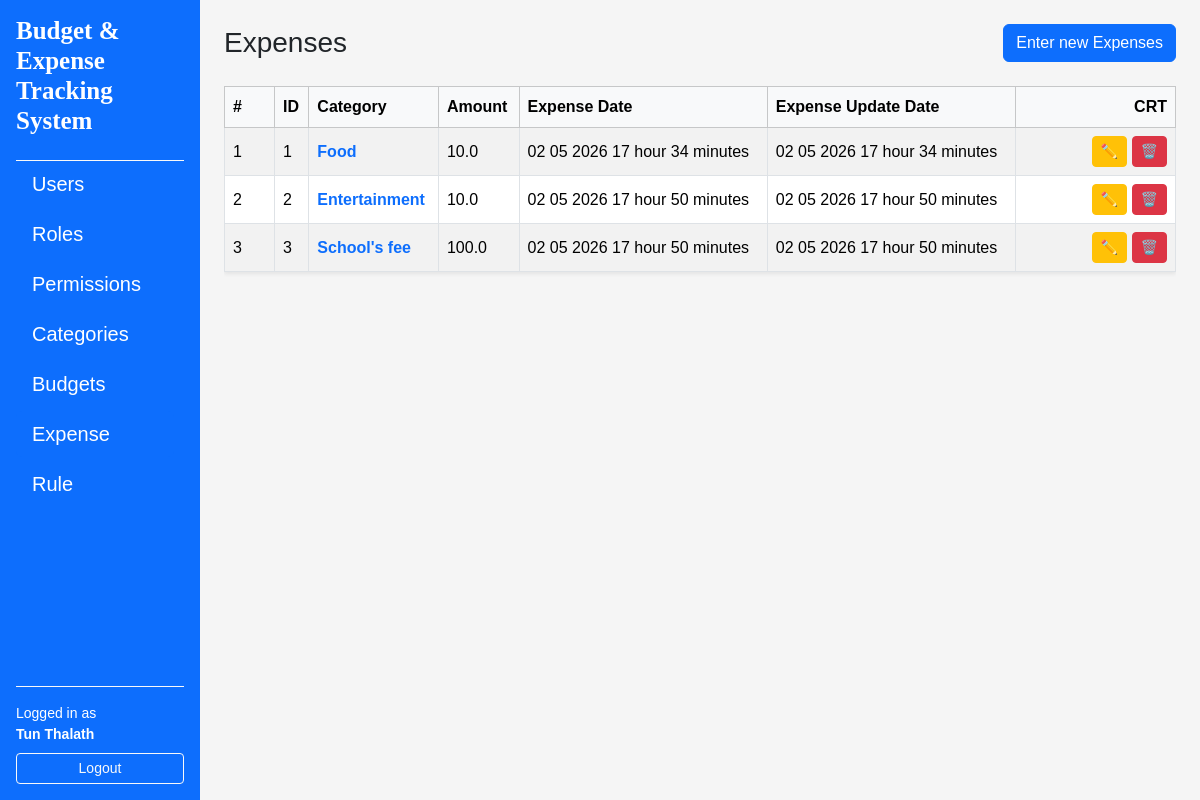
The app's page /expenses/ (signed in), older data.
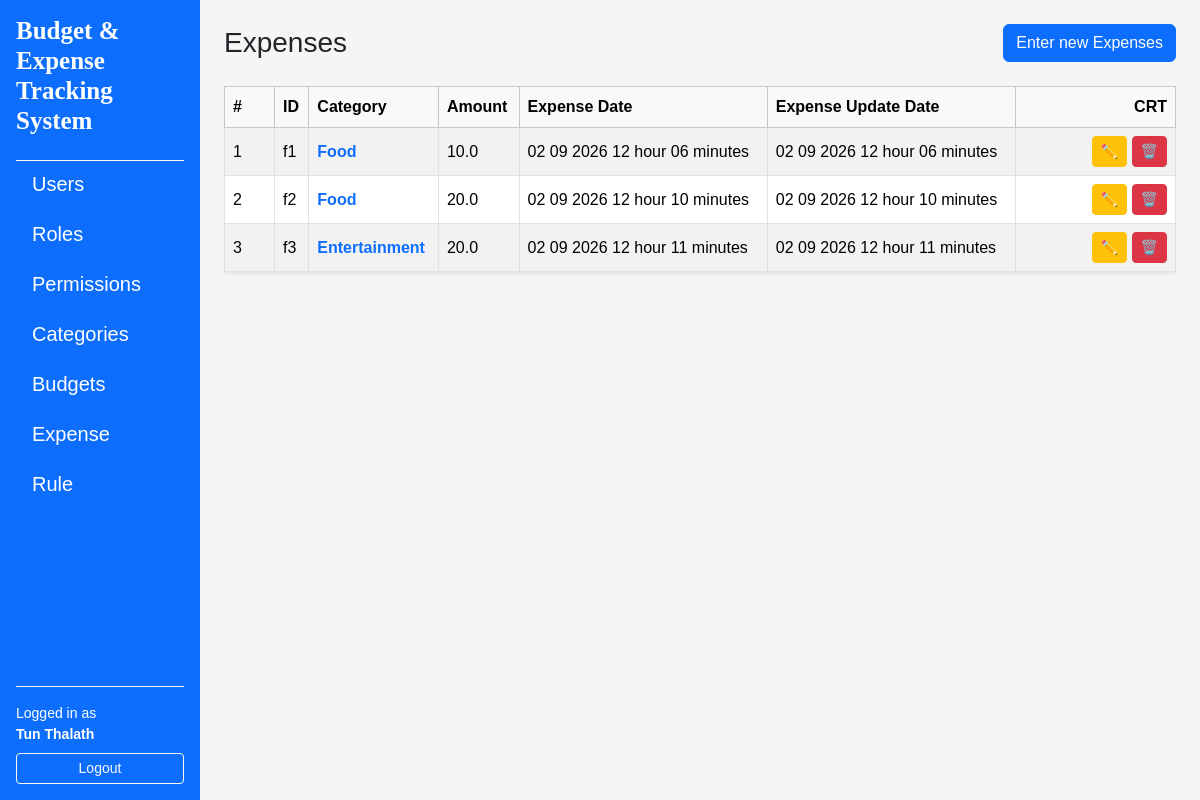
The same page, newer data.
### app/models/user.py (models this page shows, shortened)
class User(UserMixin, db.Model):
    __tablename__ = "users"
    id = db.Column(db.Integer, primary_key=True)
    username = db.Column(db.String(80), unique=True, nullable=False)
    email = db.Column(db.String(120), unique=True, nullable=False)
    full_name = db.Column(db.String(120), nullable=False)
    is_active = db.Column(db.Boolean, default=True, nullable=False)
    password_hash = db.Column(db.String(255), nullable=False)
    created_at = db.Column(db.DateTime, default=datetime.utcnow, nullable=False)
    updated_at = db.Column(db.DateTime, default=datetime.utcnow, onupdate=datetime.utcnow, nullable=False)
    roles = db.relationship("Role", secondary=user_roles, back_populates="users")

### app/models/expense_budget.py (models this page shows, shortened)
class Expense(db.Model):
    __tablename__="expenses"
    id = db.Column(db.String(10), primary_key=True)
    amount = db.Column(db.Float, nullable=False)
    expense_date = db.Column(db.DateTime, default=datetime.utcnow, nullable=False)
    expense_updated_at = db.Column(db.DateTime, default=datetime.utcnow, onupdate=datetime.utcnow, nullable=False)
    categories = db.relationship("Category", secondary=ce, back_populates="expenses")

class Category(db.Model):
    __tablename__ = "categories"
    id = db.Column(db.Integer, primary_key=True)
    name = db.Column(db.String(100), unique=True, nullable=False)
    budgets = db.relationship("Budget", secondary=cb, back_populates="categories")
    expenses = db.relationship("Expense", secondary=ce, back_populates="categories")

### app/routes/expense_routes.py (the view)
@expense_bp.route("/")
@login_required
def index():
    expenses = ess.get_all_expense()
    return render_template("expenses/index.html", expenses=expenses)

### app/services/expense_service.py (called while the page is built)
    @staticmethod
    def get_all_expense() -> List[Expense]:
        return Expense.query.order_by(Expense.id.asc()).all()

### app/templates/expenses/index.html (shortened to what this page needs)
{% extends "layouts/base.html" %}
{% block content %}
<div class="d-flex justify-content-between align-items-center mb-4">
    <h1 class="h3 mb-0">Expenses</h1>
    <a href="{{ url_for('expenses.create') }}" class="btn btn-primary">Enter new Expenses</a>
</div>
{% if expenses %}
<div class="table-responsive">
    <table class="table table-striped table-bordered align-middle shadow-sm">
        <thead class="table-light">
            <tr>
                <th style="width: 50px">#</th>
                <th>ID</th>
                <th>Category</th>
                <th>Amount</th>
                <th>Expense Date</th>
                <th>Expense Update Date</th>
                <th class="text-end" style="width: 160px">CRT</th>
            </tr>
        </thead>
        <tbody>
            {% for expense in expenses %}
            <tr>
                <td>{{ loop.index }}</td>
                <td>{{ expense.id }}</td>
                <td>
                    <a
                        href="{{ url_for('expenses.detail', expense_id=expense.id) }}"
                        class="text-decoration-none fw-semibold"
                    >
                    {% if expense.categories %}
                        {{ expense.categories[0].name }}
                        {% else %}
                            <span class="text-muted">No Category</span>
                        {% endif %}
                    </a>
                </td>
                <td>
                    {{ expense.amount }}
                </td>
                <td>{{ expense.expense_date.strftime("%m %d %Y %H hour %M minutes") }}</td>
                <td>{{ expense.expense_updated_at.strftime("%m %d %Y %H hour %M minutes") }}</td>
                <td class="text-end">
                    <a
                        href="{{ url_for('expenses.edit', expense_id = expense.id) }}"
                        class="btn btn-sm btn-warning"
                        title="Edit"
                    >
                    ✏️
                    </a>
                    <a
                        href="{{ url_for('expenses.delete_confirm', expense_id = expense.id) }}"
                        class="btn btn-sm btn-danger"
                        title="Delete"
                    >
                    🗑️
                    </a>
                </td>
            </tr>
            {% endfor %}
        </tbody>
    </table>
</div>
{% else %}
<div class="alert alert-info">
    No Expense found
    <a href="{{ url_for('expenses.create') }}">Create the first Expense</a>.
</div>
{% endif %}
{% endblock %}

### app/templates/layouts/base.html (shortened to what this page needs)
<!doctype html>
<html lang="en">
    <head>
        <link href="https://cdn.jsdelivr.net/npm/bootstrap@5.3.8/dist/css/bootstrap.min.css" rel="stylesheet" />
        <link rel="stylesheet" href="https://cdnjs.cloudflare.com/ajax/libs/font-awesome/4.7.0/css/font-awesome.min.css">
        <link rel="stylesheet" href="{{ url_for('static', filename='css/style.css') }} " />
    </head>
    <body>
        <div class="container-fluid">
            <div class="row min-vh-100">
                {% if current_user.is_authenticated %}
                <nav class="col-12 col-md-3 col-lg-2 bg-primary text-white d-flex flex-column p-3">
                    <h5 class="mb-4 title">Budget & Expense Tracking System</h5>
                    <div class="flex-grow-1 overflow-auto border-top border-light">
                        <ul class="nav nav-pills flex-column gap-1">
                            <li class="nav-item">
                                <a href="{{ url_for('users.index') }}"
                                class="nav-link text-white {% if request.blueprint == 'users' %}active{% endif %}">
                                    Users
                                </a>
                            </li>
                            <li class="nav-item">
                                <a href="{{ url_for('roles.index') }}"
                                class="nav-link text-white {% if request.blueprint == 'roles' %}active{% endif %}">
                                    Roles
                                </a>
                            </li>
                            <li class="nav-item">
                                <a href="{{ url_for('permissions.index') }}"
                                class="nav-link text-white {% if request.blueprint == 'permissions' %}active{% endif %}">
                                    Permissions
                                </a>
                            </li>
                            <li class="nav-item">
                                <a href="{{ url_for('categories.index') }}"
                                class="nav-link text-white {% if request.blueprint == 'categories' %}active{% endif %}">
                                    Categories
                                </a>
                            </li>
                            <li class="nav-item">
                                <a href="{{ url_for('budgets.index') }}"
                                class="nav-link text-white {% if request.blueprint == 'budgets' %}active{% endif %}">
                                    Budgets
                                </a>
                            </li>
                            <li class="nav-item">
                                <a href="{{ url_for('expenses.index') }}"
                                class="nav-link text-white {% if request.blueprint == 'expenses' %}active{% endif %}">
                                    Expense
                                </a>
                            </li>
                            <li class="nav-item">
                                <a href="{{ url_for('rules.index') }}"
                                class="nav-link text-white {% if request.blueprint == 'rules' %}active{% endif %}">
                                    Rule
                                </a>
                            </li>
                        </ul>
                    </div>
                    <div class="mt-auto pt-3 border-top border-light">
                        {% if current_user.is_authenticated %}
                            <div class="small mb-2">
                                Logged in as<br>
                                <strong>{{ current_user.full_name }}</strong>
                            </div>
                            <a href="{{ url_for('auth.logout') }}"
                            class="btn btn-outline-light btn-sm w-100">
                                Logout
                            </a>
                        {% else %}
                            <a href="{{ url_for('auth.login') }}"
                            class="btn btn-outline-light btn-sm w-100">
                                Login
                            </a>
                        {% endif %}
                    </div>
                </nav>
                {% endif %}
                <main class="col-12 col-md-9 col-lg-10 p-4">
                    {% block content %}{% endblock %}
                </main>
            </div>
        </div>
    </body>
</html>

### app/static/css/style.css (style rules this page uses)
body { background-color: #f5f5f5; font-family: Arial; }
table td, table, th { vertical-align: middle; }
nav a { margin-right: 10px; }
.title { font-family: 'Times New Roman', Times, serif; font-weight: 700; font-size: 25px; }
.nav-item { font-size: 20px; }

Row changes from the older to the newer data that the page shows:
removed Expense: id "1", name "Food", amount "10.0", expense_date "02 05 2026 17 hour 34 minutes", expense_updated_at "02 05 2026 17 hour 34 minutes"
removed Expense: id "2", name "Entertainment", amount "10.0", expense_date "02 05 2026 17 hour 50 minutes", expense_updated_at "02 05 2026 17 hour 50 minutes"
removed Expense: id "3", name "School's fee", amount "100.0", expense_date "02 05 2026 17 hour 50 minutes", expense_updated_at "02 05 2026 17 hour 50 minutes"
added Expense: id "f1", name "Food", amount "10.0", expense_date "02 09 2026 12 hour 06 minutes", expense_updated_at "02 09 2026 12 hour 06 minutes"
added Expense: id "f2", name "Food", amount "20.0", expense_date "02 09 2026 12 hour 10 minutes", expense_updated_at "02 09 2026 12 hour 10 minutes"
added Expense: id "f3", name "Entertainment", amount "20.0", expense_date "02 09 2026 12 hour 11 minutes", expense_updated_at "02 09 2026 12 hour 11 minutes"
